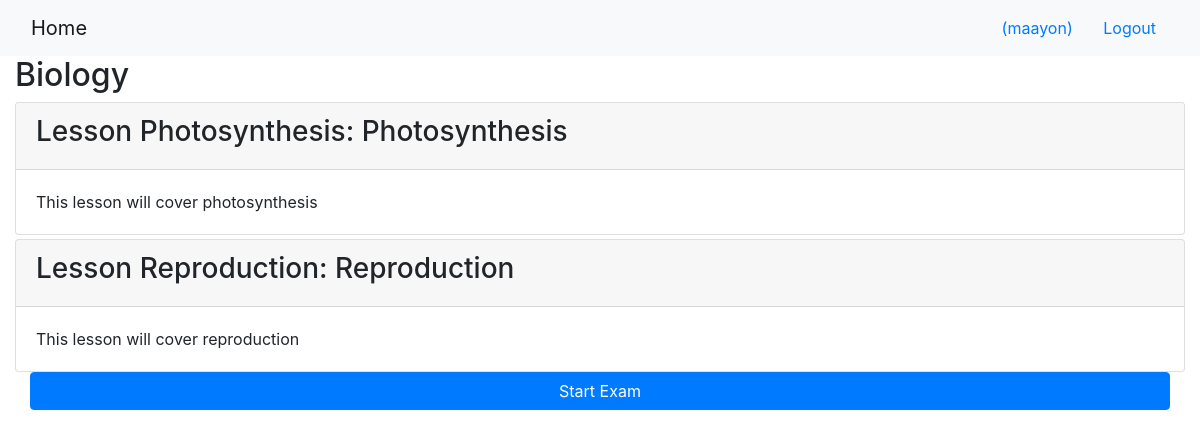
Page /onlinecourse/1/ (signed in) on the earlier database version.
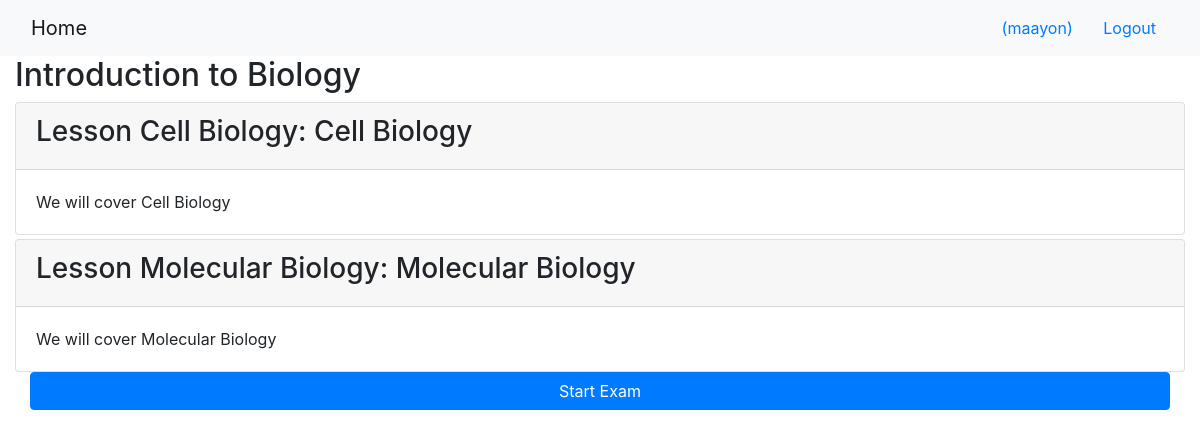
Same page on the later database version.
### onlinecourse/models.py (models this page shows, shortened)
class Course(models.Model):
    name = models.CharField(null=False, max_length=30, default='online course')
    image = models.ImageField(upload_to='course_images/')
    description = models.CharField(max_length=1000)
    pub_date = models.DateField(null=True)
    instructors = models.ManyToManyField(Instructor)
    users = models.ManyToManyField(settings.AUTH_USER_MODEL, through='Enrollment')
    total_enrollment = models.IntegerField(default=0)
    is_enrolled = False

class Lesson(models.Model):
    title = models.CharField(max_length=200, default="title")
    order = models.IntegerField(default=0)
    course = models.ForeignKey(Course, on_delete=models.CASCADE)
    content = models.TextField()

### onlinecourse/views.py (the view)
# urls.py: path('<int:pk>/', views.CourseDetailView.as_view(), name='course_details'),
class CourseDetailView(generic.DetailView):
    model = Course
    template_name = 'onlinecourse/course_detail_bootstrap.html'

### onlinecourse/templates/onlinecourse/course_detail_bootstrap.html (shortened to what this page needs)
<!DOCTYPE html>
<html lang="en">
<head>
     {% load static %}
    <link rel="stylesheet" href="https://maxcdn.bootstrapcdn.com/bootstrap/4.5.2/css/bootstrap.min.css">
</head>
<body>
    <nav class="navbar navbar-light bg-light">
        <div class="container-fluid">
            <div class="navbar-header">
                  <a class="navbar-brand" href="{% url 'onlinecourse:index' %}">Home</a>
            </div>
            <ul class="nav navbar-nav navbar-right">
                {% if user.is_authenticated %}
                <li>
                    <a class="btn btn-link" href="#">{{ user.first_name }}({{ user.username }})</a>
                    <a class="btn btn-link" href="{% url 'onlinecourse:logout' %}">Logout</a>
                </li>
                {% endif %}
            </ul>
        </div>
    </nav>
    <div class="container-fluid">
        <h2>{{ course.name }}</h2>
        <div class="card-columns-vertical">
            {% for lesson in course.lesson_set.all %}
                <div class="card mt-1">
                    <div class="card-header"><h3>Lesson {{lesson.title}}: {{lesson.title}}</h3></div>
                    <div class="card-body">{{lesson.content}}</div>
                </div>
            {% endfor %}
        </div>
            {% if user.is_authenticated %}
                <div class="container-fluid">
                    <a href="#exam" class="btn btn-primary btn-block" data-toggle="collapse">Start Exam</a>
                </div>
            {% endif %}
    </div>
</body>
</html>

Differences in the rows shown:
changed Course: name "Biology" → "Introduction to Biology"
changed Lesson: title "Photosynthesis" → "Cell Biology"; content "This lesson will cover photosynthesis" → "We will cover Cell Biology"
changed Lesson: title "Reproduction" → "Molecular Biology"; content "This lesson will cover reproduction" → "We will cover Molecular Biology"
